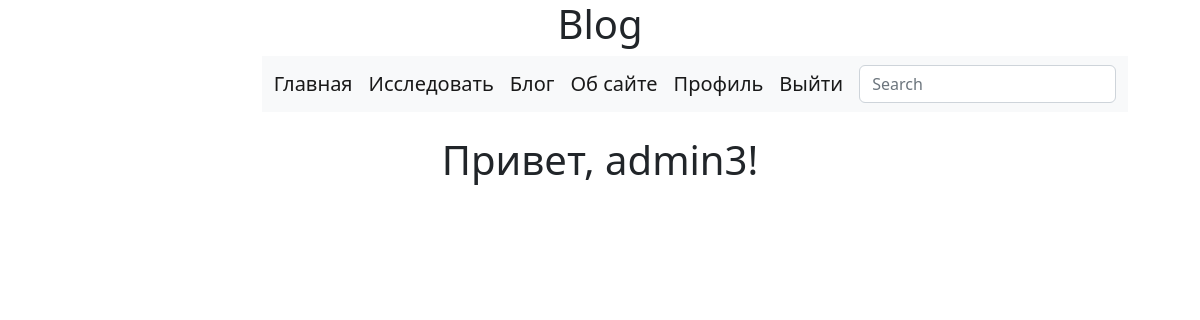
Page /main/explore (signed in) on the earlier database version.
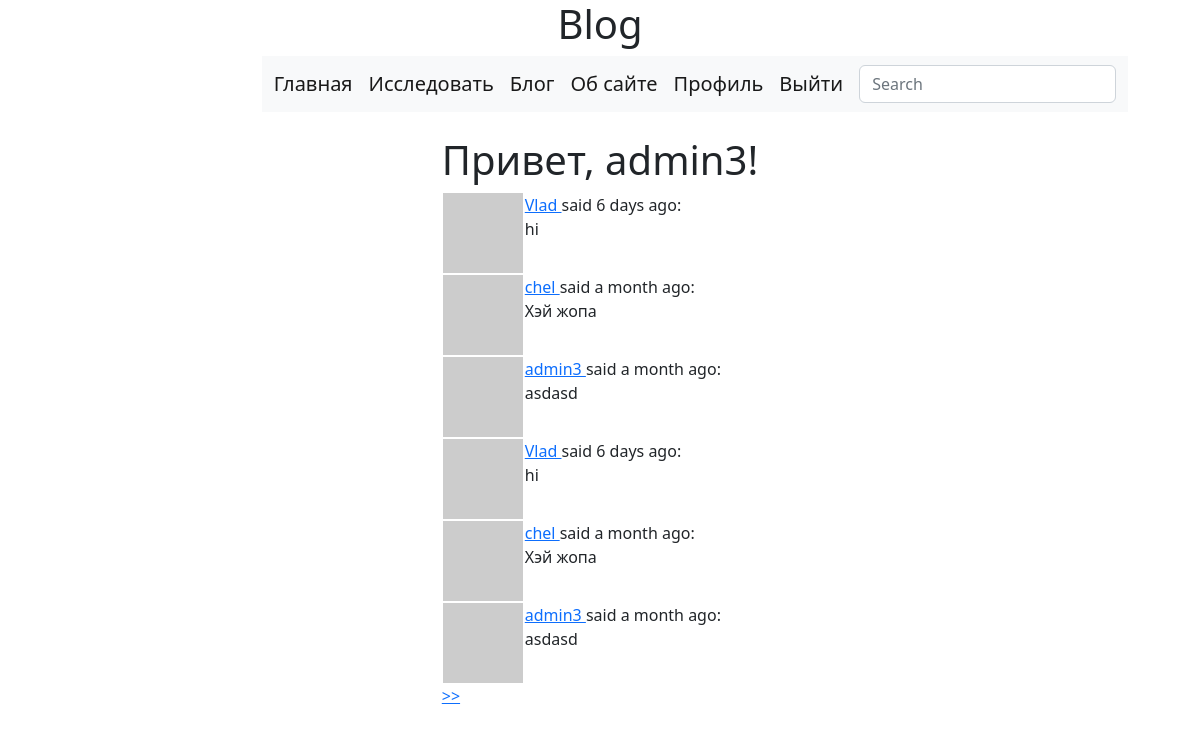
Same page on the later database version.
### app/models.py (models this page shows, shortened)
class SearchableMixin(object):
    @classmethod
    def before_commit(cls, session):
        session._changes = {
            'add': list(session.new),
            'update': list(session.dirty),
            'delete': list(session.deleted)
        }
    @classmethod
    def after_commit(cls, session):
        for obj in session._changes['add']:
            if isinstance(obj, SearchableMixin):
                add_to_index(obj.__tablename__, obj)
        for obj in session._changes['update']:
            if isinstance(obj, SearchableMixin):
                add_to_index(obj.__tablename__, obj)
        for obj in session._changes['delete']:
            if isinstance(obj, SearchableMixin):
                remove_from_index(obj.__tablename__, obj)
        session._changes = None

class Post(SearchableMixin, db.Model):
    __searchable__ = ['body']
    id = db.Column(db.Integer, primary_key=True)
    body = db.Column(db.String(140))
    timestamp = db.Column(db.DateTime, index=True, default=datetime.utcnow)
    user_id = db.Column(db.Integer, db.ForeignKey('user.id'))

class User(UserMixin, db.Model):
    id = db.Column(db.Integer, primary_key=True)
    username = db.Column(db.String(64), index=True, unique=True)
    email = db.Column(db.String(120), index=True, unique=True)
    password_hash = db.Column(db.String(128))
    posts = db.relationship('Post', backref='author', lazy='dynamic')
    about_me = db.Column(db.String(140))
    last_seen = db.Column(db.DateTime, default=datetime.utcnow)
    followed = db.relationship(
        "User", secondary=followers,
        primaryjoin=(followers.c.follower_id == id),
        secondaryjoin=(followers.c.followed_id == id),
        backref=db.backref('followers', lazy='dynamic'), lazy='dynamic')
    def avatar(self, size):
        digest = md5(self.email.lower().encode('utf-8')).hexdigest()
        return f'https://www.gravatar.com/avatar/{digest}?d=identicon&s={size}'

### app/main/routes.py (the view)
@bp.route('/explore')
@login_required
def explore():
    page = request.args.get('page', 1, type=int)
    posts = Post.query.order_by(Post.timestamp.desc()).paginate(page, current_app.config['POSTS_PER_PAGE'], False)
    next_url = url_for('main.explore', page=posts.next_num) if posts.has_next else None
    prev_url = url_for('main.explore', page=posts.prev_num) if posts.has_prev else None
    return render_template('main.html', title='Explore', posts=posts.items,
                           next_url=next_url, prev_url=prev_url)

### app/main/forms.py
class SearchForm(FlaskForm):
    q = StringField('Search', validators=[DataRequired()])
    def __init__(self, *args, **kwargs):
        if 'formdata' not in kwargs:
            kwargs['formdata'] = request.args
        if 'meta' not in kwargs:
            kwargs['meta'] = {'csrf': False}
        super(SearchForm, self).__init__(*args, **kwargs)

### app/main/routes.py (called while the page is built)
@bp.before_request
def before_request():
    if current_user.is_authenticated:
        current_user.last_seen = datetime.utcnow()
        db.session.commit()
        g.search_form = SearchForm()

### app/models.py (called while the page is built)
@login.user_loader
def load_user(id_user):
    return User.query.get(int(id_user))

### app/templates/main.html (shortened to what this page needs)
{% extends "base.html" %}
{% block content %}
    <h1>Привет, {{ current_user.username }}!</h1>
        {% for post in posts %}
            {% include "_post.html" %}
        {% endfor %}
    {% for post in posts %}
        {% include '_post.html' %}
    {% endfor %}
    {% if next_url %}
    <a href="{{ next_url }}" > >> </a>
    {% endif %}
{% endblock %}

### app/templates/_post.html
<table>
    <tr valign="top">
        <td><img src="{{ post.author.avatar(36) }}"></td>
        <td><a href="{{ url_for('main.user', username=post.author.username) }}">
                {{ post.author.username }}
            </a>
            said {{ moment(post.timestamp).fromNow() }}:
            <br>
            {{ post.body }}
        </td>
    </tr>
</table>

Differences in the rows shown:
added Post: author.username "Vlad", timestamp "6 days ago", body "hi"
added Post: author.username "chel", timestamp "a month ago", body "Хэй жопа"
added Post: author.username "admin3", timestamp "a month ago", body "asdasd"
